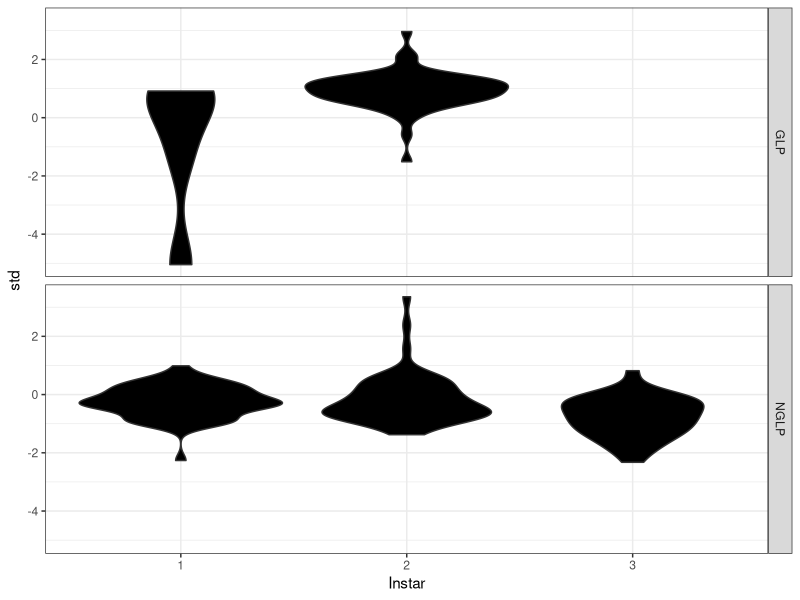

The R source for this figure: (Note: this script raises an error after producing the figure.)
# Libraries ####

library(ggplot2)
library(reshape)


# Load the data ####

# Our group
waterflea <- read.csv("./Data/cecile-nelson-ocaroll.csv", na.strings="NA")

# Class data
#waterflea <- read.csv("./Data/???.csv", na.value="NA")

# Fix names
names(waterflea) <- c("Group",
                      "Folder",
                      "GLP",
                      "Picture",
                      "Individual",
                      "Instar",
                      "Sex",
                      "Spine",
                      "observation"
                      )

# Fix instar to be categorical
waterflea$Instar <- as.factor(waterflea$Instar)

# Standardize the data ####

# Using standard scores
waterflea$std <- (waterflea$Spine - mean(waterflea$Spine, na.rm=TRUE))/sd(waterflea$Spine, na.rm=TRUE)

# Calculate group means and std. dev ####
ggplot(waterflea[!is.na(waterflea$std),], aes(x=Instar, y=std)) + geom_violin(fill="black") + facet_grid(GLP~.) + theme_bw()

wf_mean <- cast(waterflea, GLP~Instar, fun.aggregate="mean", value="std", na.rm=TRUE)

wf_sd <- cast(waterflea, GLP~Instar, fun.aggregate="sd", value="std", na.rm=TRUE)

# Test for significance ####

# Linear regression, raw
wf_lm <- lm(Spine~GLP+Instar+GLP*Instar, waterflea)
print(summary(wf_lm))

# Linear regression, standardized
wf_lm_s <- lm(std~GLP+Instar+GLP*Instar, waterflea)
print(summary(wf_lm_s))

# GLM log regression, raw
wf_glm <- glm(Spine~GLP+Instar+GLP*Instar, waterflea, family=gaussian(link="log"))
print(summary(wf_glm))

# GLM log regression, standardized
wf_glm <- glm(std~GLP+Instar+GLP*Instar, waterflea, family=gaussian(link="log"))
print(summary(wf_glm))
